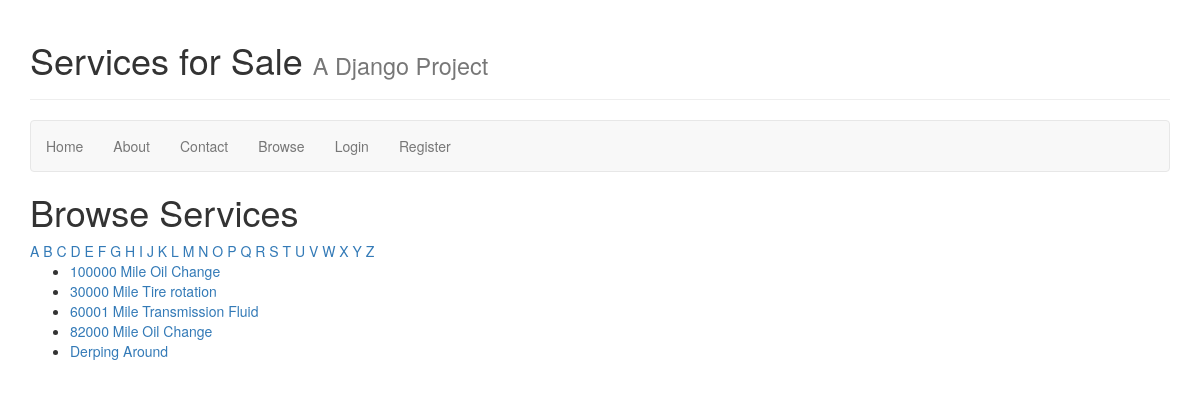
The page /browse/name/ on the database as committed earlier.
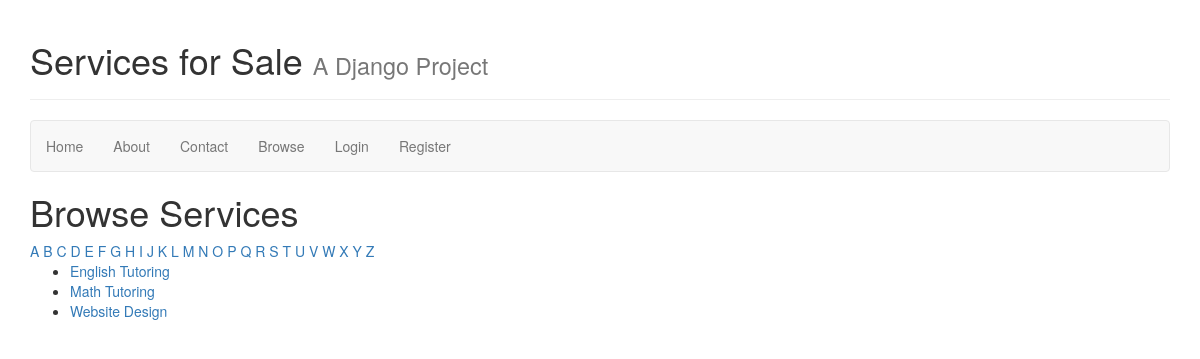
The same page on the database as committed later.
### collection/models.py (models this page shows)
class Service(models.Model):
    name = models.CharField(max_length=255)
    description = models.TextField()
    slug = models.SlugField(unique=True)
    user = models.OneToOneField(User, blank=True, null=True)

### collection/views.py (the view)
# urls.py: url(r'^browse/name/$', 'collection.views.browse_by_name', name='browse'),
def browse_by_name(request, initial=None):
    if initial:
        services = Service.objects.filter(
            name__istartswith=initial).order_by('name')
    else:
        services = Service.objects.all().order_by('name')
    return render(request, 'search/search.html', {
        'services': services,
        'initial': initial,
        })

### collection/templates/search/search.html (shortened to what this page needs)
{% extends 'layouts/base.html' %}
{% block content %}
<h1>
    Browse Services{% if initial %} Starting with '{{ initial|title }}'{% endif %}
</h1>
{% for letter in 'abcdefghijklmnopqrstuvwxyz' %}
<a href="{% url 'browse_by_name' initial=letter %}"
    {% if initial == letter %}class="active"{% endif %}>
    {{ letter|upper }}</a>
{% endfor %}
<ul>
    {% for service in services %}
    <li>
        <a href="{% url 'service_detail' slug=service.slug %}">
            {{ service.name }}
        </a>
    </li>
    {% empty %}
    <li>Sorry, no results!</li>
    {% endfor %}
</ul>
{% endblock %}

Rows that differ between the two databases and show on the page:
removed Service: name "100000 Mile Oil Change"
removed Service: name "30000 Mile Tire rotation"
removed Service: name "60001 Mile Transmission Fluid"
removed Service: name "82000 Mile Oil Change"
removed Service: name "Derping Around"
added Service: name "English Tutoring"
added Service: name "Math Tutoring"
added Service: name "Website Design"
